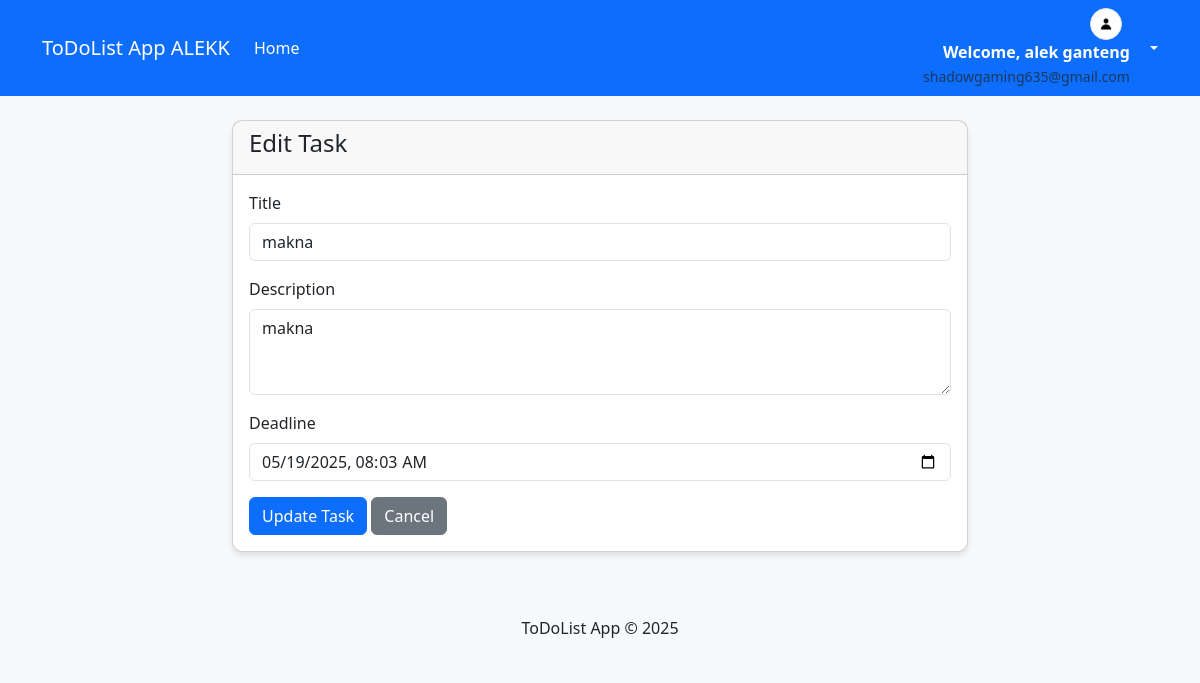
Screenshot of /todolist-app/edit_task.php?id=11 (signed in) with the database file from the repository.
### tables this page shows
CREATE TABLE `tasks` (
  `id` int(11) NOT NULL,
  `user_id` int(11) NOT NULL,
  `title` varchar(255) NOT NULL,
  `description` text DEFAULT NULL,
  `status` enum('pending','completed') DEFAULT 'pending',
  `deadline` datetime NOT NULL,
  `created_at` timestamp NOT NULL DEFAULT current_timestamp(),
  `is_late` tinyint(1) DEFAULT 0
);

### todolist-app/edit_task.php (the view, shortened to what this page needs)
<?php
require_once 'includes/auth.php';
$task_id = $_GET['id'];
$stmt = $pdo->prepare("SELECT * FROM tasks WHERE id = :id AND user_id = :user_id");
$stmt->execute([':id' => $task_id, ':user_id' => $_SESSION['user_id']]);
$task = $stmt->fetch(PDO::FETCH_ASSOC);
?>
<?php include 'includes/header.php'; ?>
<div class="row justify-content-center">
    <div class="col-md-8">
        <div class="card">
            <div class="card-header">
                <h4>Edit Task</h4>
            </div>
            <div class="card-body">
                <form method="POST">
                    <div class="mb-3">
                        <label for="title" class="form-label">Title</label>
                        <input type="text" class="form-control" id="title" name="title" value="<?= htmlspecialchars($task['title']) ?>" required>
                    </div>
                    <div class="mb-3">
                        <label for="description" class="form-label">Description</label>
                        <textarea class="form-control" id="description" name="description" rows="3"><?= htmlspecialchars($task['description']) ?></textarea>
                    </div>
                    <div class="mb-3">
                        <label for="deadline" class="form-label">Deadline</label>
                        <input type="datetime-local" class="form-control" id="deadline" name="deadline"
                            value="<?= date('Y-m-d\TH:i', strtotime($task['deadline'])) ?>" required>
                    </div>
                    <button type="submit" class="btn btn-primary">Update Task</button>
                    <a href="index.php" class="btn btn-secondary">Cancel</a>
                </form>
            </div>
        </div>
    </div>
</div>
<?php include 'includes/footer.php'; ?>

### todolist-app/assets/css/style.css (style rules this page uses)
body { background-color: #f8f9fa; }
.card { border-radius: 10px; box-shadow: 0 4px 6px rgba(0, 0, 0, 0.1); }

### rows the page displays
tasks: title "makna", description "makna", deadline "05/19/2025 08:03"

### other values shown
$_SESSION['username'] "alek ganteng"
$_SESSION['email'] "shadowgaming635@gmail.com"
